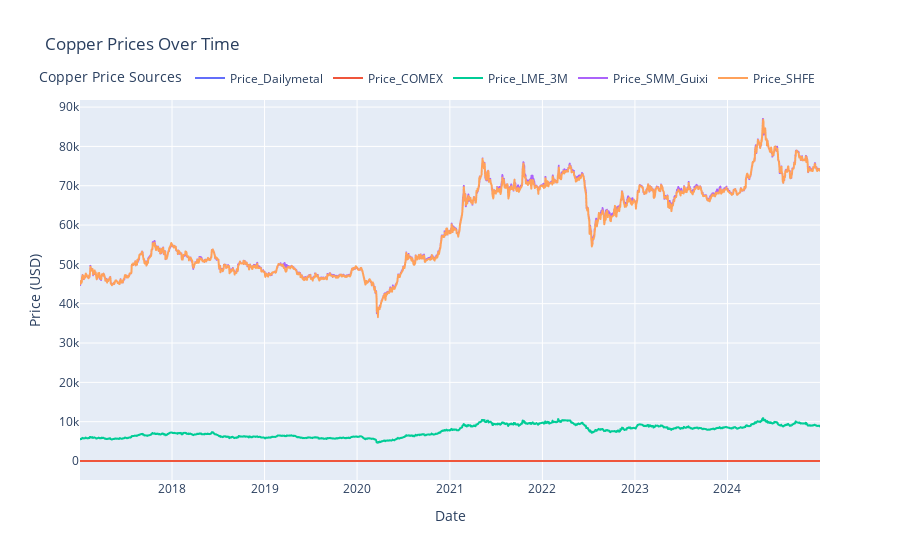

Notebook code for this chart:
### Code cell
# Merge all five dataframes on the 'Date' column
dfcu_merged = pd.merge(dfcu1, dfcu2, on='Date', suffixes=('_Dailymetal', '_COMEX'))
dfcu_merged = pd.merge(dfcu_merged, dfcu3[['Date', 'Price']], on='Date', how='inner')
dfcu_merged = dfcu_merged.rename(columns={'Price': 'Price_LME_3M'})
dfcu_merged = pd.merge(dfcu_merged, dfcu4[['Date', 'Price']], on='Date', how='inner')
dfcu_merged = dfcu_merged.rename(columns={'Price': 'Price_SMM_Guixi'})
dfcu_merged = pd.merge(dfcu_merged, dfcu5[['Date', 'Price']], on='Date', how='inner')
dfcu_merged = dfcu_merged.rename(columns={'Price': 'Price_SHFE'})
# Convert all price columns to float
dfcu_merged['Price_Dailymetal'] = dfcu_merged['Price_Dailymetal'].astype(float)
dfcu_merged['Price_COMEX'] = dfcu_merged['Price_COMEX'].astype(float)
dfcu_merged['Price_LME_3M'] = dfcu_merged['Price_LME_3M'].astype(float)
dfcu_merged['Price_SMM_Guixi'] = dfcu_merged['Price_SMM_Guixi'].astype(float)
dfcu_merged['Price_SHFE'] = dfcu_merged['Price_SHFE'].astype(float)
# Plot the data with updated legend
fig_copper = px.line(dfcu_merged, x='Date', y=['Price_Dailymetal', 'Price_COMEX', 'Price_LME_3M', 'Price_SMM_Guixi', 'Price_SHFE'],
                      labels={'value': 'Price (USD/lb)', 'variable': 'Copper Price'},
                      title='Copper Prices Over Time')
fig_copper.update_layout(
    xaxis_title='Date',
    yaxis_title='Price (USD)',
    legend_title_text='Copper Price Sources',
    legend=dict(
        orientation="h",
        yanchor="bottom",
        y=1.02,
        xanchor="right",
        x=1
    )
)
fig_copper.show()

### Figure 1 — Plotly figure (JSON) as saved in the notebook; plotly's stock layout.template omitted (floating-point values rounded to 4 significant figures; data arrays with more than 128 entries replaced by an {"elided": "..."} marker saying what was removed)
{"data": [{"hovertemplate": "Copper Price=Price_Dailymetal<br>Date=%{x}<br>Price (USD/lb)=%{y}<extra></extra>", "legendgroup": "Price_Dailymetal", "line": {"color": "#636efa", "dash": "solid"}, "marker": {"symbol": "circle"}, "mode": "lines", "name": "Price_Dailymetal", "showlegend": true, "type": "scattergl", "x": {"elided": "1844 str values"}, "xaxis": "x", "y": {"elided": "1844 float values"}, "yaxis": "y"}, {"hovertemplate": "Copper Price=Price_COMEX<br>Date=%{x}<br>Price (USD/lb)=%{y}<extra></extra>", "legendgroup": "Price_COMEX", "line": {"color": "#EF553B", "dash": "solid"}, "marker": {"symbol": "circle"}, "mode": "lines", "name": "Price_COMEX", "showlegend": true, "type": "scattergl", "x": {"elided": "1844 str values"}, "xaxis": "x", "y": {"elided": "1844 float values"}, "yaxis": "y"}, {"hovertemplate": "Copper Price=Price_LME_3M<br>Date=%{x}<br>Price (USD/lb)=%{y}<extra></extra>", "legendgroup": "Price_LME_3M", "line": {"color": "#00cc96", "dash": "solid"}, "marker": {"symbol": "circle"}, "mode": "lines", "name": "Price_LME_3M", "showlegend": true, "type": "scattergl", "x": {"elided": "1844 str values"}, "xaxis": "x", "y": {"elided": "1844 float values"}, "yaxis": "y"}, {"hovertemplate": "Copper Price=Price_SMM_Guixi<br>Date=%{x}<br>Price (USD/lb)=%{y}<extra></extra>", "legendgroup": "Price_SMM_Guixi", "line": {"color": "#ab63fa", "dash": "solid"}, "marker": {"symbol": "circle"}, "mode": "lines", "name": "Price_SMM_Guixi", "showlegend": true, "type": "scattergl", "x": {"elided": "1844 str values"}, "xaxis": "x", "y": {"elided": "1844 int values"}, "yaxis": "y"}, {"hovertemplate": "Copper Price=Price_SHFE<br>Date=%{x}<br>Price (USD/lb)=%{y}<extra></extra>", "legendgroup": "Price_SHFE", "line": {"color": "#FFA15A", "dash": "solid"}, "marker": {"symbol": "circle"}, "mode": "lines", "name": "Price_SHFE", "showlegend": true, "type": "scattergl", "x": {"elided": "1844 str values"}, "xaxis": "x", "y": {"elided": "1844 int values"}, "yaxis": "y"}], "layout": {"legend": {"orientation": "h", "title": {"text": "Copper Price Sources"}, "tracegroupgap": 0, "x": 1, "xanchor": "right", "y": 1.02, "yanchor": "bottom"}, "title": {"text": "Copper Prices Over Time"}, "xaxis": {"anchor": "y", "domain": [0, 1], "title": {"text": "Date"}}, "yaxis": {"anchor": "x", "domain": [0, 1], "title": {"text": "Price (USD)"}}}}
